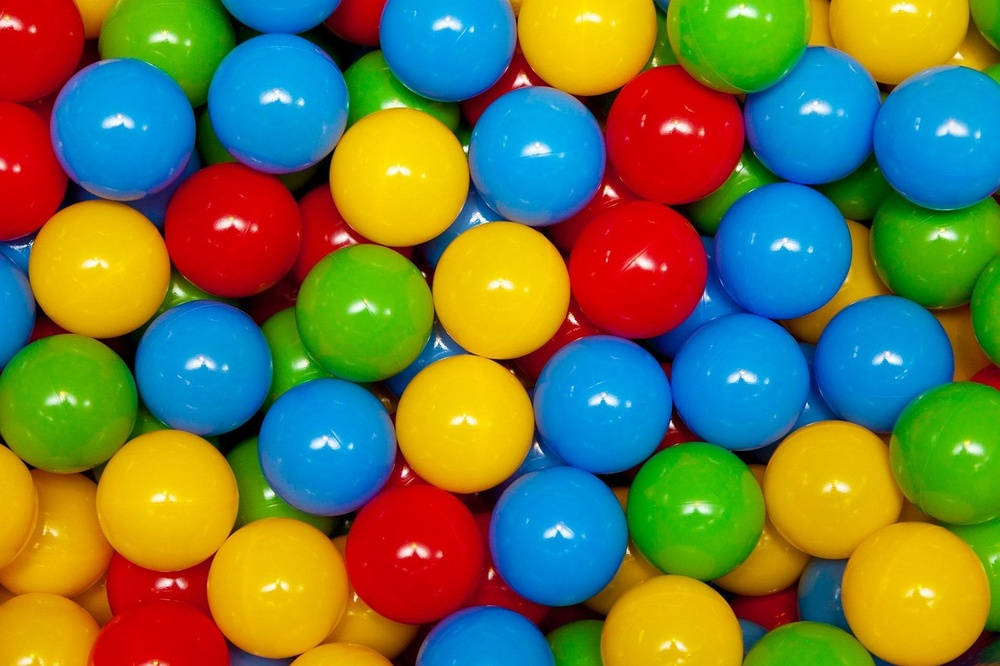
#> input picture images/balls.jpg, 1000 x 666 px, shrunk from 1280 x 853 before the run
$ python process.py --input images/balls.jpg --op denoise
#> lines starting #> are read from the running program, lines starting #| are printed output that depends on the picture
#> further down, img is the input picture: shape (666, 1000, 3); mean B, G, R 69.8, 120.1, 110
import cv2
import numpy as np
import argparse
import matplotlib.pyplot as plt
import pandas as pd

# --- Utility functions ---
def threshold_otsu(image):
    _, mask = cv2.threshold(image, 0, 255, cv2.THRESH_BINARY + cv2.THRESH_OTSU)
    return mask

def psnr(original, restored):
    mse = np.mean((original.astype(np.float32) - restored.astype(np.float32)) ** 2)
    if mse == 0:
        return float('inf')
    max_pixel = 255.0
    return 20 * np.log10(max_pixel / np.sqrt(mse))

def unsharp_mask(original, blurred, amount):
    sharpened = original + amount * (original - blurred)
    return np.clip(sharpened, 0, 255).astype(np.uint8)

# --- Operations ---
def op_denoise(img, ksize):
#> called with ksize = 3
    gray = cv2.cvtColor(img, cv2.COLOR_BGR2GRAY)
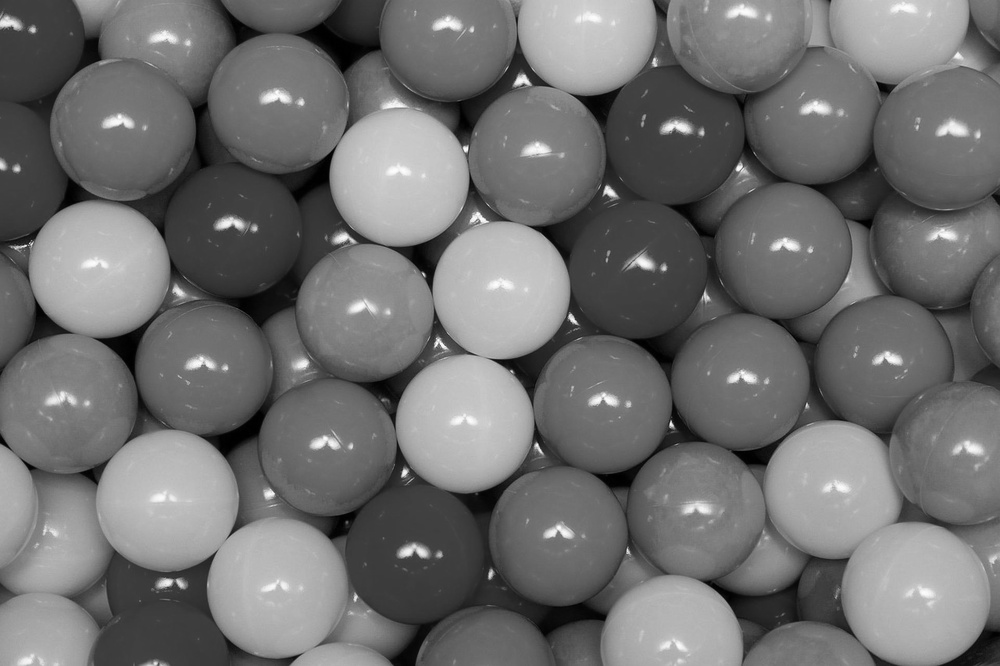
#> gray: shape (666, 1000); min 0, max 254, mean 111.4
    noisy = gray + np.random.normal(0, 15, gray.shape)
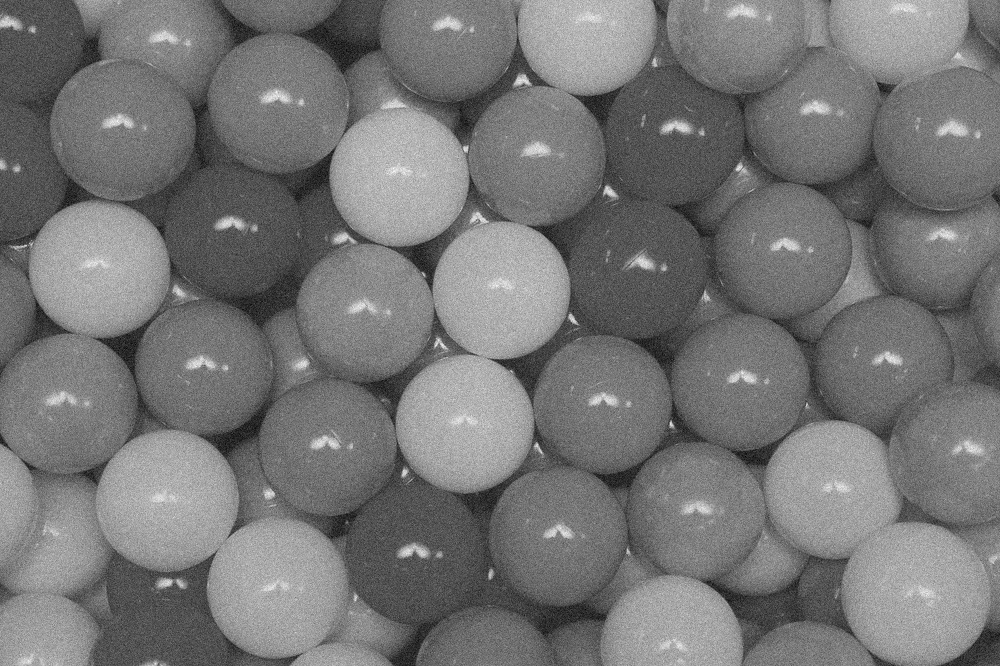
#> noisy: shape (666, 1000) float64; min -54.76, max 303.2, mean 111.4; drawn with min black and max white
    noisy = np.clip(noisy, 0, 255).astype(np.uint8)
    restored = cv2.medianBlur(noisy, ksize)
    return restored

def op_sharpen(img, ksize):
    gray = cv2.cvtColor(img, cv2.COLOR_BGR2GRAY).astype(np.float32)
    blurred = cv2.GaussianBlur(gray, (ksize, ksize), 0)
    sharpened = unsharp_mask(gray, blurred, 1.0)
    return sharpened

def op_edges(img, ksize):
    gray = cv2.cvtColor(img, cv2.COLOR_BGR2GRAY)
    edges = cv2.Canny(gray, 50, 100)
    return edges

def op_morphology(img, ksize):
    gray = cv2.cvtColor(img, cv2.COLOR_BGR2GRAY)
    mask = threshold_otsu(gray)
    kernel = cv2.getStructuringElement(cv2.MORPH_ELLIPSE, (ksize, ksize))
    mask_opened = cv2.morphologyEx(mask, cv2.MORPH_OPEN, kernel)
    mask_closed = cv2.morphologyEx(mask_opened, cv2.MORPH_CLOSE, kernel)
    return mask_closed

# --- Main CLI ---
if __name__ == "__main__":
    parser = argparse.ArgumentParser(description="Image processing tool")
    parser.add_argument("--input", required=True, help="Input image path")
    parser.add_argument("--op", required=True, choices=["denoise", "sharpen", "edges", "morphology"], help="Operation")
    parser.add_argument("--ksize", type=int, default=3, help="Kernel size")
    parser.add_argument("--output", default="output.jpg", help="Output file path")
    args = parser.parse_args()

    img = cv2.imread(args.input)

    if args.op == "denoise":
        result = op_denoise(img, args.ksize)
    elif args.op == "sharpen":
        result = op_sharpen(img, args.ksize)
    elif args.op == "edges":
        result = op_edges(img, args.ksize)
    elif args.op == "morphology":
        result = op_morphology(img, args.ksize)

    cv2.imwrite(args.output, result)
    print(f"Operation {args.op} complete. Result saved to {args.output}")

$ run again, on images/green_apple.jpg
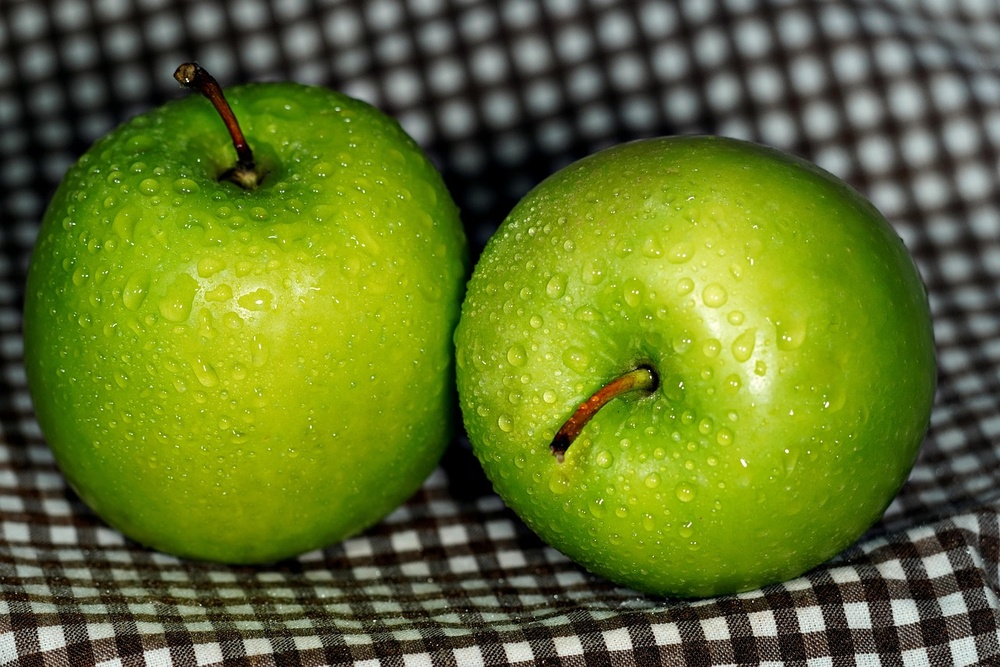
#> input picture images/green_apple.jpg, 1000 x 667 px, shrunk from 1280 x 854 before the run
#> img is the input picture: shape (667, 1000, 3); mean B, G, R 41.3, 114.1, 98
#> in op_denoise, `gray = cv2.cvtColor(img, cv2.COLOR_BGR2GRAY)`:
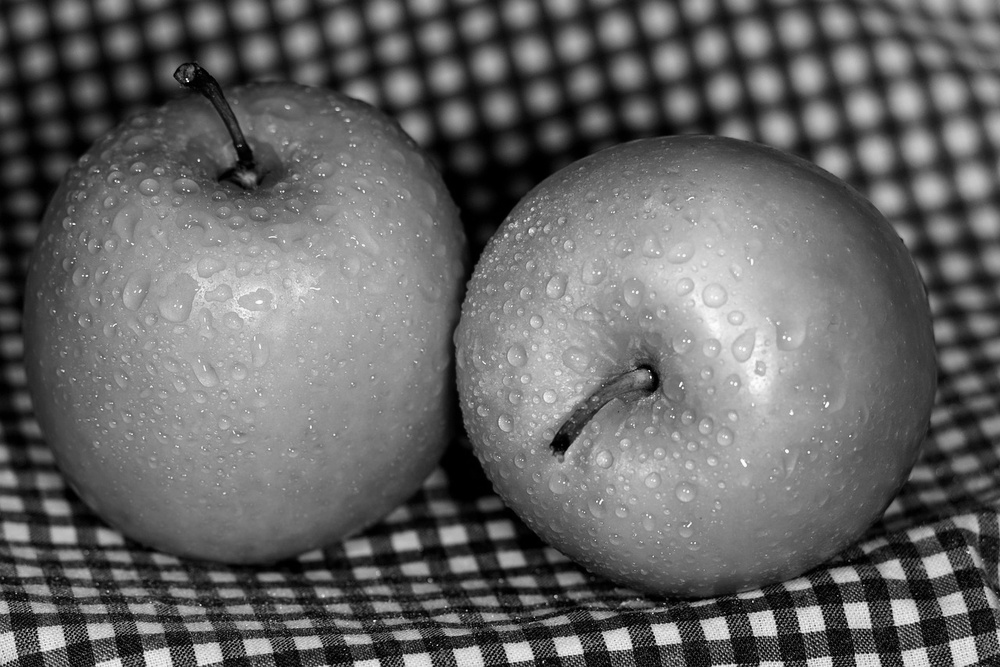
#> gray: shape (667, 1000); min 0, max 253, mean 101
#> in op_denoise, `noisy = gray + np.random.normal(0, 15, gray.shape)`:
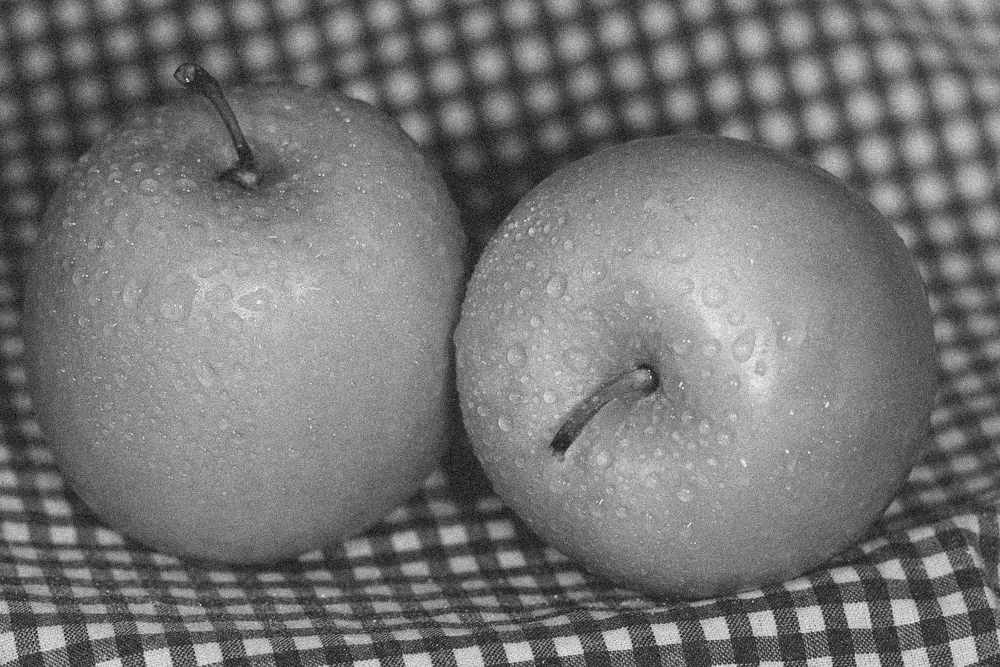
#> noisy: shape (667, 1000) float64; min -59.39, max 290.3, mean 101; drawn with min black and max white
